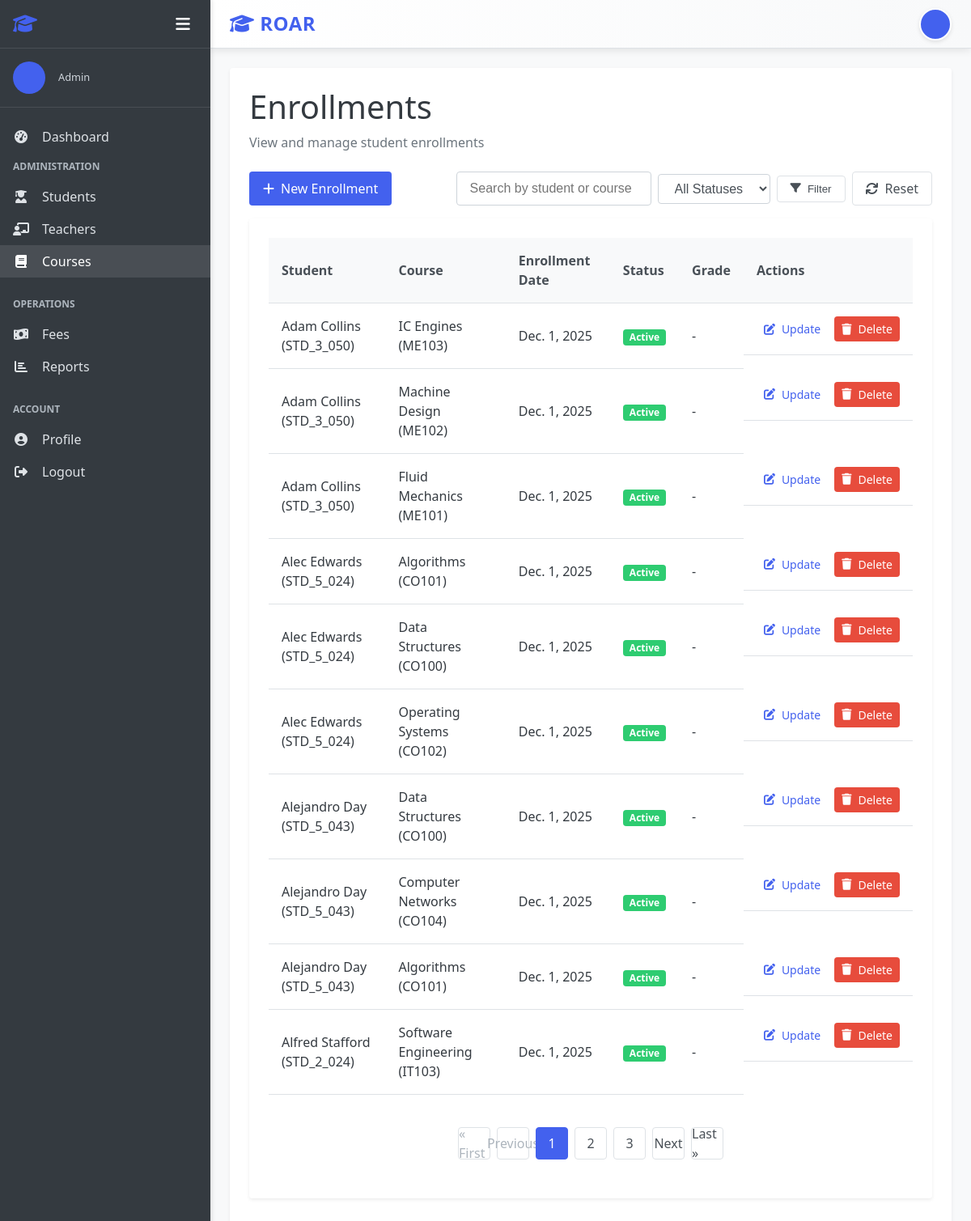
The app's page /courses/enrollments/ (signed in) with its own data.
### accounts/models.py (models this page shows, shortened)
class User(AbstractUser):
    USER_TYPE_CHOICES = (
        ('admin', 'Admin'),
        ('teacher', 'Teacher'),
        ('student', 'Student'),
    )
    user_type = models.CharField(max_length=10, choices=USER_TYPE_CHOICES, default='student')
    profile_pic = models.ImageField(upload_to='profile_pics/', null=True, blank=True)
    address = models.TextField(null=True, blank=True)
    mobile = models.CharField(max_length=15, null=True, blank=True)
    department = models.ForeignKey(Department, on_delete=models.CASCADE,default=None ,null=True, blank=True)
    @property
    def is_admin(self):
        return self.user_type == 'admin'
    @property
    def is_teacher(self):
        return self.user_type == 'teacher'
    @property
    def is_student(self):
        return self.user_type == 'student'

### courses/models.py (models this page shows, shortened)
class Enrollment(models.Model):
    STATUS_CHOICES = (
        ('active', 'Active'),
        ('completed', 'Completed'),
        ('dropped', 'Dropped'),
    )
    student = models.ForeignKey(Student, on_delete=models.CASCADE, related_name='enrollments')
    course = models.ForeignKey(Course, on_delete=models.CASCADE, related_name='enrollments')
    enrollment_date = models.DateField(auto_now_add=True)
    status = models.CharField(max_length=10, choices=STATUS_CHOICES, default='active')
    grade = models.CharField(max_length=2, null=True, blank=True)
    class Meta:
        unique_together = ['student', 'course']
        ordering = ['-enrollment_date']

class Course(models.Model):
    name = models.CharField(max_length=100)
    code = models.CharField(max_length=20, unique=True)
    description = models.TextField(null=True, blank=True)
    credits = models.PositiveIntegerField(default=3)
    teachers = models.ManyToManyField(Teacher, related_name='courses')
    created_at = models.DateTimeField(auto_now_add=True)
    updated_at = models.DateTimeField(auto_now=True)
    department = models.ForeignKey(Department, on_delete=models.CASCADE, null=True, blank=True)
    class Meta:
        ordering = ['name']

### students/models.py (models this page shows, shortened)
class Student(models.Model):
    user = models.OneToOneField(User, on_delete=models.CASCADE, related_name='student_profile')
    student_id = models.CharField(max_length=20, unique=True)
    date_of_birth = models.DateField(null=True, blank=True)
    gender = models.CharField(max_length=10, choices=(('male', 'Male'), ('female', 'Female'), ('other', 'Other')))
    parent_name = models.CharField(max_length=100, null=True, blank=True)
    parent_mobile = models.CharField(max_length=15, null=True, blank=True)
    admission_date = models.DateField(auto_now_add=True)
    class Meta:
        ordering = ['user__first_name', 'user__last_name']

### courses/views.py (the view)
# urls.py: path('enrollments/', views.EnrollmentListView.as_view(), name='enrollment_list'),
class EnrollmentListView(LoginRequiredMixin, AdminRequiredMixin, ListView):
    model = Enrollment
    template_name = 'courses/enrollment_list.html'
    context_object_name = 'enrollments'
    paginate_by = 10

### students/views.py (called while the page is built)
    def test_func(self):
        return self.request.user.is_authenticated and self.request.user.is_admin

### templates/courses/enrollment_list.html (shortened to what this page needs)
{% extends "base.html" %}
{% block content %}
<div class="dashboard-header">
    <h1>Enrollments</h1>
    <p>View and manage student enrollments</p>
</div>
<div class="action-bar">
    <div class="action-buttons">
        <a href="{% url 'enrollment_create' %}" class="btn btn-primary">
            <i class="fas fa-plus"></i> New Enrollment
        </a>
    </div>
    <div class="filter-section">
        <form method="get" class="filter-form">
            <div class="form-group">
                <input type="text" name="search" placeholder="Search by student or course" class="form-control" value="{{ request.GET.search }}">
            </div>
            <div class="form-group">
                <select name="status" class="form-control">
                    <option value="">All Statuses</option>
                </select>
            </div>
            <button type="submit" class="btn btn-outline">
                <i class="fas fa-filter"></i> Filter
            </button>
            <a href="{% url 'enrollment_list' %}" class="btn btn-outline">
                <i class="fas fa-sync"></i> Reset
            </a>
        </form>
    </div>
</div>
<div class="card">
    <div class="card-body">
        {% if enrollments %}
        <div class="table-container">
            <table class="table">
                <thead>
                    <tr>
                        <th>Student</th>
                        <th>Course</th>
                        <th>Enrollment Date</th>
                        <th>Status</th>
                        <th>Grade</th>
                        <th>Actions</th>
                    </tr>
                </thead>
                <tbody>
                    {% for enrollment in enrollments %}
                    <tr>
                        <td>{{ enrollment.student.user.get_full_name }} ({{ enrollment.student.student_id }})</td>
                        <td>{{ enrollment.course.name }} ({{ enrollment.course.code }})</td>
                        <td>{{ enrollment.enrollment_date }}</td>
                        <td>
                            <span class="badge {% if enrollment.status == 'active' %}badge-success{% elif enrollment.status == 'completed' %}badge-info{% else %}badge-warning{% endif %}">
                                {{ enrollment.get_status_display }}
                            </span>
                        </td>
                        <td>{{ enrollment.grade|default:"-" }}</td>
                        <td class="table-actions">
                            <a href="{% url 'enrollment_update' enrollment.id %}" class="btn btn-sm btn-warning">
                                <i class="fas fa-edit"></i> Update
                            </a>
                            <a href="{% url 'enrollment_delete' enrollment.id %}" class="btn btn-sm btn-danger">
                                <i class="fas fa-trash"></i> Delete
                            </a>
                        </td>
                    </tr>
                    {% endfor %}
                </tbody>
            </table>
        </div>
        {% if is_paginated %}
        <div class="pagination-container">
            <ul class="pagination">
                {% if page_obj.has_previous %}
                <li><a href="?page=1{% if request.GET.search %}&search={{ request.GET.search }}{% endif %}{% if request.GET.status %}&status={{ request.GET.status }}{% endif %}">&laquo; First</a></li>
                <li><a href="?page={{ page_obj.previous_page_number }}{% if request.GET.search %}&search={{ request.GET.search }}{% endif %}{% if request.GET.status %}&status={{ request.GET.status }}{% endif %}">Previous</a></li>
                {% else %}
                <li class="disabled"><span>&laquo; First</span></li>
                <li class="disabled"><span>Previous</span></li>
                {% endif %}
                {% for i in paginator.page_range %}
                    {% if page_obj.number == i %}
                    <li class="active"><span>{{ i }}</span></li>
                    {% elif i > page_obj.number|add:'-3' and i < page_obj.number|add:'3' %}
                    <li><a href="?page={{ i }}{% if request.GET.search %}&search={{ request.GET.search }}{% endif %}{% if request.GET.status %}&status={{ request.GET.status }}{% endif %}">{{ i }}</a></li>
                    {% endif %}
                {% endfor %}
                {% if page_obj.has_next %}
                <li><a href="?page={{ page_obj.next_page_number }}{% if request.GET.search %}&search={{ request.GET.search }}{% endif %}{% if request.GET.status %}&status={{ request.GET.status }}{% endif %}">Next</a></li>
                <li><a href="?page={{ paginator.num_pages }}{% if request.GET.search %}&search={{ request.GET.search }}{% endif %}{% if request.GET.status %}&status={{ request.GET.status }}{% endif %}">Last &raquo;</a></li>
                {% else %}
                <li class="disabled"><span>Next</span></li>
                <li class="disabled"><span>Last &raquo;</span></li>
                {% endif %}
            </ul>
        </div>
        {% endif %}
        {% endif %}
    </div>
</div>
{% endblock %}

### templates/base.html (shortened to what this page needs)
<!DOCTYPE html>
<html lang="en">
<head>
    <link rel="stylesheet" href="/static/css/style.css">
    <link rel="stylesheet" href="https://cdnjs.cloudflare.com/ajax/libs/font-awesome/6.4.0/css/all.min.css">
</head>
<body>
    <div class="app-container {% if not user.is_authenticated %}auth-page{% endif %}">
        {% if user.is_authenticated %}
        <aside class="sidebar">
            <div class="sidebar-header">
                <h2><i class="fas fa-graduation-cap"></i> </h2>
                <div class="sidebar-controls">
                    <button class="sidebar-toggle" id="sidebarToggle">
                        <i class="fas fa-bars"></i>
                    </button>
                </div>
            </div>
            <div class="sidebar-user">
                {% if user.profile_pic %}
                    <img src="{{ user.profile_pic.url }}" alt="{{ user.get_full_name }}" class="user-avatar">
                {% else %}
                    <div class="user-avatar-placeholder">
                    </div>
                {% endif %}
                <div class="user-info">
                    <p class="user-role">{{ user.get_user_type_display }}</p>
                </div>
            </div>
            <nav class="sidebar-nav">
                <ul>
                    <li><a href="{% url 'dashboard' %}" class="{% if request.path == '/' %}active{% endif %}">
                        <i class="fas fa-tachometer-alt"></i> <span class="menu-text">Dashboard</span>
                    </a></li>
                    {% if user.is_admin %}
                    <li class="nav-section">
                        <span class="nav-section-title">Administration</span>
                        <ul>
                            <li><a href="{% url 'student_list' %}" class="{% if '/students/' in request.path %}active{% endif %}">
                                <i class="fas fa-user-graduate"></i> <span class="menu-text">Students</span>
                            </a></li>
                            <li><a href="{% url 'teacher_list' %}" class="{% if '/teachers/' in request.path %}active{% endif %}">
                                <i class="fas fa-chalkboard-teacher"></i> <span class="menu-text">Teachers</span>
                            </a></li>
                            <li><a href="{% url 'course_list' %}" class="{% if '/courses/' in request.path %}active{% endif %}">
                                <i class="fas fa-book"></i> <span class="menu-text">Courses</span>
                            </a></li>
                        </ul>
                    </li>
                    <li class="nav-section">
                        <span class="nav-section-title">Operations</span>
                        <ul>
                            <li><a href="{% url 'fee_invoice_list' %}" class="{% if '/fees/' in request.path %}active{% endif %}">
                                <i class="fas fa-money-bill-wave"></i> <span class="menu-text">Fees</span>
                            </a></li>
                            <li><a href="{% url 'report_dashboard' %}" class="{% if '/reports/' in request.path %}active{% endif %}">
                                <i class="fas fa-chart-bar"></i> <span class="menu-text">Reports</span>
                            </a></li>
                        </ul>
                    </li>
                    {% endif %}
                    <li class="nav-section">
                        <span class="nav-section-title">Account</span>
                        <ul>
                            <li><a href="{% url 'profile' %}">
                                <i class="fas fa-user-circle"></i> <span class="menu-text">Profile</span>
                            </a></li>
                            <li><a href="{% url 'logout' %}">
                                <i class="fas fa-sign-out-alt"></i> <span class="menu-text">Logout</span>
                            </a></li>
                        </ul>
                    </li>
                </ul>
            </nav>
        </aside>
        {% endif %}
        <main class="main-content {% if not user.is_authenticated %}auth-main{% endif %}">
            {% if user.is_authenticated %}
            <header class="main-header">
                <div class="header-left">
                    <h1><i class="fas fa-graduation-cap"></i> ROAR</h1>
                </div>
                <div class="header-right">
                    <div class="header-user">
                        <a href="{% url 'profile' %}" class="user-profile-link">
                            {% if user.profile_pic %}
                            <img src="{{ user.profile_pic.url }}" alt="{{ user.get_full_name }}" class="user-avatar-small">
                            {% else %}
                            <div class="user-avatar-small-placeholder">
                            </div>
                            {% endif %}
                        </a>
                    </div>
                </div>
            </header>
            {% endif %}
            <div class="content-wrapper">
                <div class="content">
                    {% block content %}{% endblock %}
                </div>
            </div>
        </main>
    </div>
</body>
</html>

### templates/courses/enrollment_list.html (style rules this page uses)
.action-bar { display: flex; justify-content: space-between; align-items: center; margin-bottom: var(--spacing-md); flex-wrap: wrap; gap: var(--spacing-md); }
.filter-form { display: flex; gap: 0.5rem; align-items: center; flex-wrap: wrap; }
.filter-form .form-group { margin-bottom: 0; }
.filter-form .form-control { width: auto; display: inline-block; }
.badge { display: inline-block; padding: 0.25rem 0.5rem; font-size: 0.75rem; font-weight: 700; line-height: 1; text-align: center; white-space: nowrap; vertical-align: baseline; border-radius: 0.25rem; }
.badge-success { color: #fff; background-color: #2ecc71; }
.table-actions { white-space: nowrap; }

### records on screen
User: user_type "Admin"
Enrollment: student.user.get_full_name "Adam Collins", student.student_id "STD_3_050", course.name "IC Engines", course.code "ME103", enrollment_date "Dec. 1, 2025", status "Active", grade "-"
Enrollment: student.user.get_full_name "Adam Collins", student.student_id "STD_3_050", course.name "Machine Design", course.code "ME102", enrollment_date "Dec. 1, 2025", status "Active", grade "-"
Enrollment: student.user.get_full_name "Adam Collins", student.student_id "STD_3_050", course.name "Fluid Mechanics", course.code "ME101", enrollment_date "Dec. 1, 2025", status "Active", grade "-"
Enrollment: student.user.get_full_name "Alec Edwards", student.student_id "STD_5_024", course.name "Algorithms", course.code "CO101", enrollment_date "Dec. 1, 2025", status "Active", grade "-"
Enrollment: student.user.get_full_name "Alec Edwards", student.student_id "STD_5_024", course.name "Data Structures", course.code "CO100", enrollment_date "Dec. 1, 2025", status "Active", grade "-"
Enrollment: student.user.get_full_name "Alec Edwards", student.student_id "STD_5_024", course.name "Operating Systems", course.code "CO102", enrollment_date "Dec. 1, 2025", status "Active", grade "-"
Enrollment: student.user.get_full_name "Alejandro Day", student.student_id "STD_5_043", course.name "Data Structures", course.code "CO100", enrollment_date "Dec. 1, 2025", status "Active", grade "-"
Enrollment: student.user.get_full_name "Alejandro Day", student.student_id "STD_5_043", course.name "Computer Networks", course.code "CO104", enrollment_date "Dec. 1, 2025", status "Active", grade "-"
Enrollment: student.user.get_full_name "Alejandro Day", student.student_id "STD_5_043", course.name "Algorithms", course.code "CO101", enrollment_date "Dec. 1, 2025", status "Active", grade "-"
Enrollment: student.user.get_full_name "Alfred Stafford", student.student_id "STD_2_024", course.name "Software Engineering", course.code "IT103", enrollment_date "Dec. 1, 2025", status "Active", grade "-"

### other values on screen
{{ i }} "1"
{{ i }} "2" "3"
